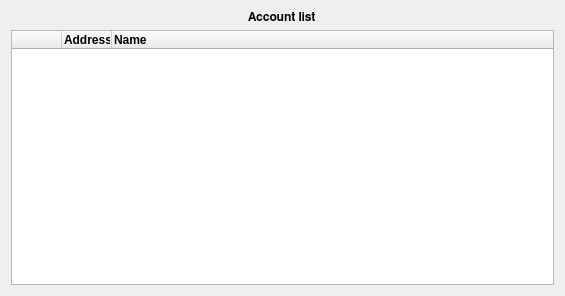
<?xml version="1.0" encoding="UTF-8"?>
<ui version="4.0">
 <class>AccountListWidget</class>
 <widget class="QWidget" name="AccountListWidget">
  <property name="geometry">
   <rect>
    <x>0</x>
    <y>0</y>
    <width>565</width>
    <height>296</height>
   </rect>
  </property>
  <property name="windowTitle">
   <string>Account list</string>
  </property>
  <layout class="QVBoxLayout" name="verticalLayout">
   <item alignment="Qt::AlignHCenter">
    <widget class="QLabel" name="label">
     <property name="font">
      <font>
       <family>FreeSans</family>
       <weight>75</weight>
       <bold>true</bold>
      </font>
     </property>
     <property name="text">
      <string>Account list</string>
     </property>
    </widget>
   </item>
   <item>
    <widget class="QTableWidget" name="tableWidget">
     <property name="contextMenuPolicy">
      <enum>Qt::CustomContextMenu</enum>
     </property>
     <property name="verticalScrollBarPolicy">
      <enum>Qt::ScrollBarAsNeeded</enum>
     </property>
     <property name="sizeAdjustPolicy">
      <enum>QAbstractScrollArea::AdjustIgnored</enum>
     </property>
     <property name="autoScroll">
      <bool>true</bool>
     </property>
     <property name="editTriggers">
      <set>QAbstractItemView::NoEditTriggers</set>
     </property>
     <property name="alternatingRowColors">
      <bool>true</bool>
     </property>
     <property name="showGrid">
      <bool>false</bool>
     </property>
     <property name="sortingEnabled">
      <bool>true</bool>
     </property>
     <attribute name="horizontalHeaderDefaultSectionSize">
      <number>50</number>
     </attribute>
     <attribute name="horizontalHeaderMinimumSectionSize">
      <number>50</number>
     </attribute>
     <attribute name="horizontalHeaderStretchLastSection">
      <bool>true</bool>
     </attribute>
     <attribute name="verticalHeaderVisible">
      <bool>false</bool>
     </attribute>
     <column>
      <property name="text">
       <string/>
      </property>
     </column>
     <column>
      <property name="text">
       <string>Address</string>
      </property>
      <property name="font">
       <font>
        <weight>75</weight>
        <bold>true</bold>
       </font>
      </property>
      <property name="textAlignment">
       <set>AlignLeading|AlignVCenter</set>
      </property>
     </column>
     <column>
      <property name="text">
       <string>Name</string>
      </property>
      <property name="font">
       <font>
        <weight>75</weight>
        <bold>true</bold>
       </font>
      </property>
      <property name="textAlignment">
       <set>AlignLeading|AlignVCenter</set>
      </property>
     </column>
    </widget>
   </item>
  </layout>
 </widget>
 <resources>
  <include location="../../icons/tikka.slots.pyqt.resources.icons.index.qrc"/>
 </resources>
 <connections/>
</ui>
